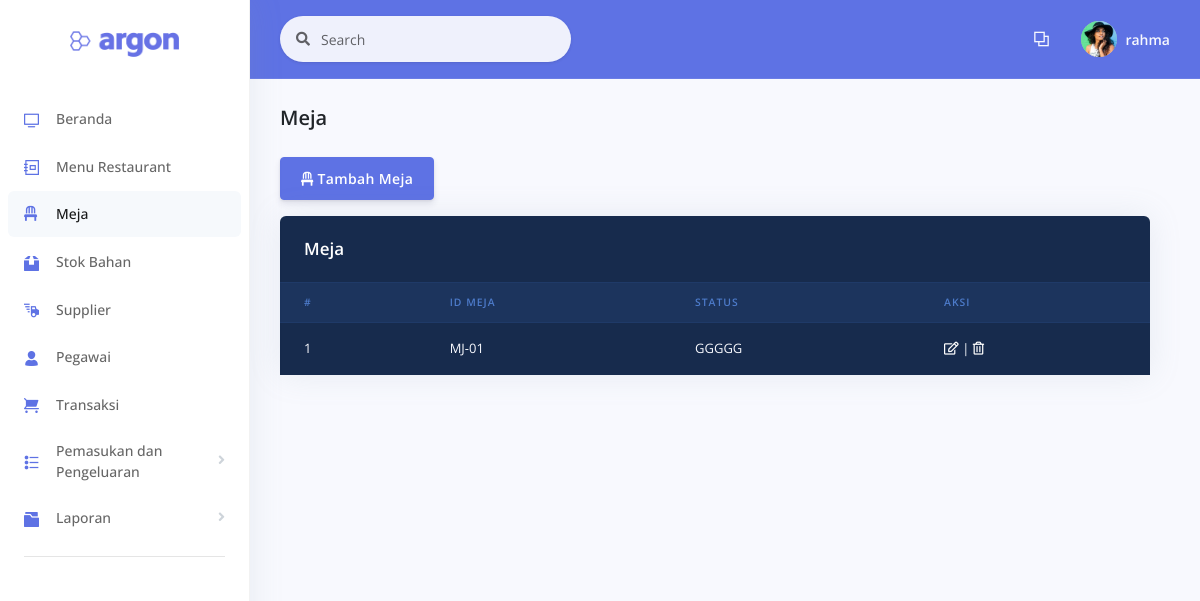
The app's page /examples/meja.php (signed in), older data.
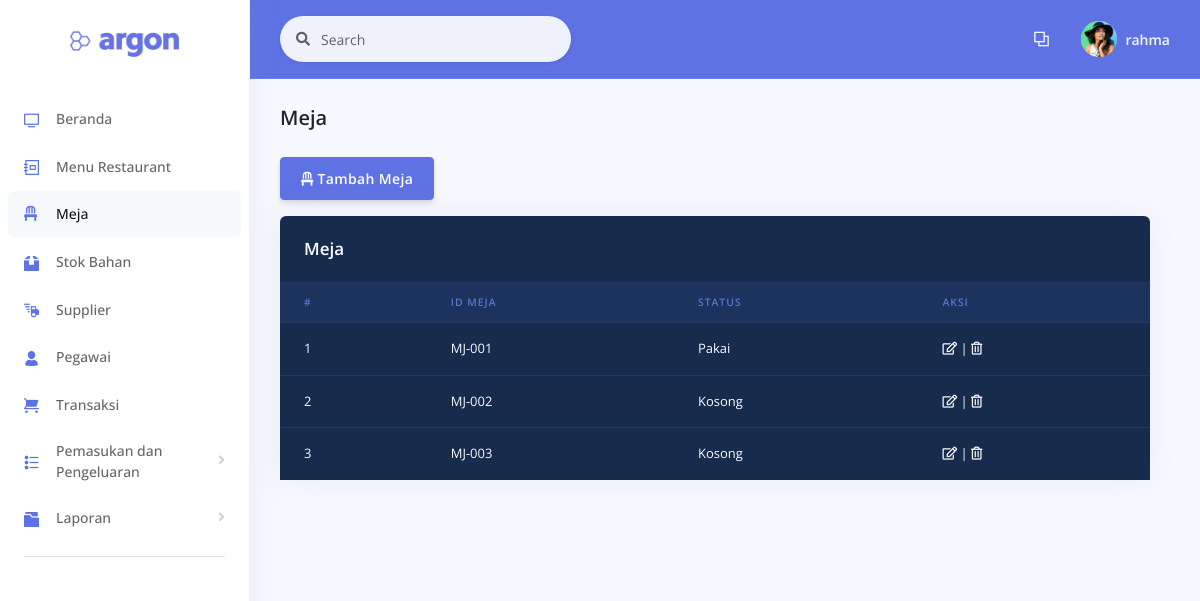
The same page, newer data.
### tables this page shows
CREATE TABLE `meja` (
  `id_meja` varchar(7) NOT NULL,
  `status` varchar(10) NOT NULL
);

### examples/functions.php (called while the page is built, shortened)
<?php
function koneksi() {
	$conn = mysqli_connect("localhost", "root", "");
	mysqli_select_db($conn, "pw_restaurant");
	return $conn;
}
function query($sql) {
	$conn = koneksi();
	$result = mysqli_query($conn, "$sql");
	$rows = [];
	while ($row = mysqli_fetch_assoc($result)) {
		$rows[] = $row;
	}
	return $rows;
}
?>

### examples/meja.php (the view, shortened to what the changed rows need)
<?php
require 'functions.php';
$meja = query("SELECT * FROM meja");
?>
<!DOCTYPE html>
<html>
<head>
  <link rel="stylesheet" href="../assets/vendor/nucleo/css/nucleo.css" type="text/css">
  <link rel="stylesheet" href="../assets/vendor/@fortawesome/fontawesome-free/css/all.min.css" type="text/css">
  <link rel="stylesheet" href="../assets/css/argon.css?v=1.2.0" type="text/css">
  <link rel="stylesheet" href="../assets/css/style.css">
</head>
<body>
  <div class="main-content" id="panel">
    <div class="header pb-6">
      <div class="container-fluid">
        <div class="header-body">
            <div class="row tabel-gelap">
              <div class="col">
                <div class="card bg-default shadow">
                  <div class="hasil-cari table-responsive">
                    <table class="table align-items-center table-dark table-flush">
                      <thead class="thead-dark">
                        <tr>
                          <th scope="col" class="sort" data-sort="name">#</th>
                          <th scope="col" class="sort" data-sort="name">ID Meja</th>
                          <th scope="col" class="sort" data-sort="status">Status</th>
                          <th scope="col" class="sort" data-sort="budget">Aksi</th>
                        </tr>
                      </thead>
                      <tbody class="list">
                        <?php $i = 1; ?>
                          <?php foreach ($meja as $mj) { ?>
                          <tr>
                            <td><?php echo $i++;?></td>
                            <td><?php echo $mj['id_meja'];?></td>
                            <td><?php echo $mj['status'];?></td>
                            <td>
                            <a href="ubahmeja.php?id_meja=<?php echo $mj['id_meja']; ?>" onclick="return confirm('Ubah data meja?')"><i class="far fa-edit text-white"></i></a> |
                            <a href="hapusmeja.php?id_meja=<?php echo $mj['id_meja']; ?>" onclick="return confirm('Hapus data meja?')"><i class="far fa-trash-alt text-white"></i></a>
                            </td>
                          </tr>
                          <?php } ?>
                      </tbody>
                    </table>
                  </div>
                </div>
              </div>
            </div>
        </div>
      </div>
    </div>
  </div>
</body>
</html>

Row changes from the older to the newer data that the page shows:
removed meja: id_meja "MJ-01", status "GGGGG"
added meja: id_meja "MJ-001", status "Pakai"
added meja: id_meja "MJ-002", status "Kosong"
added meja: id_meja "MJ-003", status "Kosong"
